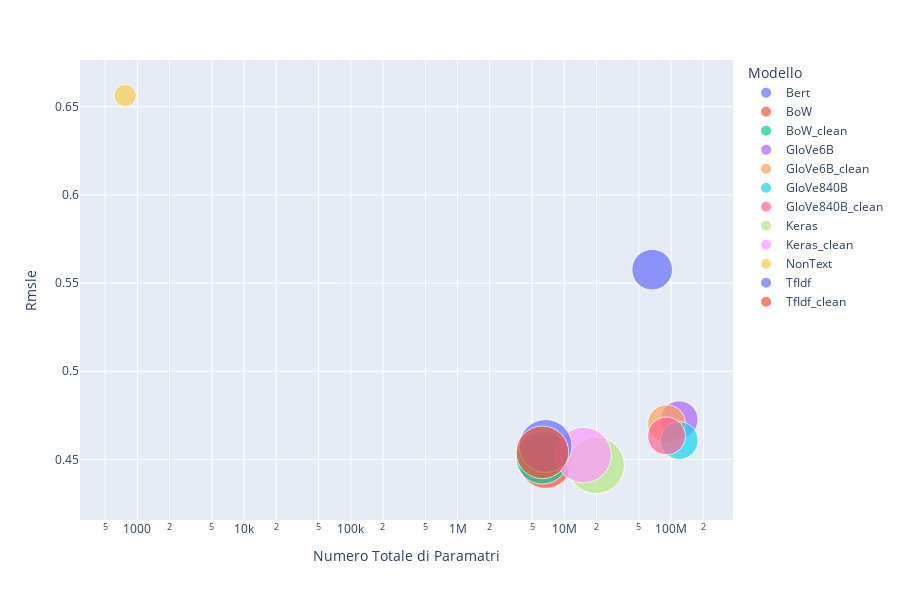

This figure's notebook cell:
### Code cell
fig = px.scatter(df, x="totparams", y="rmsle", size='trainparams_log2',
                 text=None, color="model", width=900, height=600,
                 log_x=True, log_y=False, size_max=40,
                 labels={
                     "totparams": "Numero Totale di Paramatri",
                     "rmsle": "Rmsle",
                     "model": "Modello"
                 },
                 #title="Rmsle in funzione del Numeri Totale Parametri Allenabili. La dimensione corrisponde ai Parametri Allenabili"
                )
#fig.update_layout(paper_bgcolor='rgba(0,0,0,0)',plot_bgcolor='rgba(0,0,0,0)')
#fig.update_traces(textposition='top center')
#fig.update_layout(showlegend=False)

# errore in funzione del numero di parametri trainabili (anche dimensione)

fig.show()

### Figure 1 — Plotly figure (JSON) as saved in the notebook; plotly's stock layout.template omitted (floating-point values rounded to 4 significant figures)
{"data": [{"hovertemplate": "Modello=Bert<br>Numero Totale di Paramatri=%{x}<br>Rmsle=%{y}<br>trainparams_log2=%{marker.size}<extra></extra>", "legendgroup": "Bert", "marker": {"color": "#636efa", "size": [146.4], "sizemode": "area", "sizeref": 0.1765, "symbol": "circle"}, "mode": "markers", "name": "Bert", "orientation": "v", "showlegend": true, "type": "scatter", "x": [66543009], "xaxis": "x", "y": [0.5576], "yaxis": "y"}, {"hovertemplate": "Modello=BoW<br>Numero Totale di Paramatri=%{x}<br>Rmsle=%{y}<br>trainparams_log2=%{marker.size}<extra></extra>", "legendgroup": "BoW", "marker": {"color": "#EF553B", "size": [246.9], "sizemode": "area", "sizeref": 0.1765, "symbol": "circle"}, "mode": "markers", "name": "BoW", "orientation": "v", "showlegend": true, "type": "scatter", "x": [6678049], "xaxis": "x", "y": [0.4486], "yaxis": "y"}, {"hovertemplate": "Modello=BoW_clean<br>Numero Totale di Paramatri=%{x}<br>Rmsle=%{y}<br>trainparams_log2=%{marker.size}<extra></extra>", "legendgroup": "BoW_clean", "marker": {"color": "#00cc96", "size": [244.7], "sizemode": "area", "sizeref": 0.1765, "symbol": "circle"}, "mode": "markers", "name": "BoW_clean", "orientation": "v", "showlegend": true, "type": "scatter", "x": [6225953], "xaxis": "x", "y": [0.451], "yaxis": "y"}, {"hovertemplate": "Modello=GloVe6B<br>Numero Totale di Paramatri=%{x}<br>Rmsle=%{y}<br>trainparams_log2=%{marker.size}<extra></extra>", "legendgroup": "GloVe6B", "marker": {"color": "#ab63fa", "size": [126.1], "sizemode": "area", "sizeref": 0.1765, "symbol": "circle"}, "mode": "markers", "name": "GloVe6B", "orientation": "v", "showlegend": true, "type": "scatter", "x": [119191497], "xaxis": "x", "y": [0.4725], "yaxis": "y"}, {"hovertemplate": "Modello=GloVe6B_clean<br>Numero Totale di Paramatri=%{x}<br>Rmsle=%{y}<br>trainparams_log2=%{marker.size}<extra></extra>", "legendgroup": "GloVe6B_clean", "marker": {"color": "#FFA15A", "size": [126.1], "sizemode": "area", "sizeref": 0.1765, "symbol": "circle"}, "mode": "markers", "name": "GloVe6B_clean", "orientation": "v", "showlegend": true, "type": "scatter", "x": [90674697], "xaxis": "x", "y": [0.4702], "yaxis": "y"}, {"hovertemplate": "Modello=GloVe840B<br>Numero Totale di Paramatri=%{x}<br>Rmsle=%{y}<br>trainparams_log2=%{marker.size}<extra></extra>", "legendgroup": "GloVe840B", "marker": {"color": "#19d3f3", "size": [126.1], "sizemode": "area", "sizeref": 0.1765, "symbol": "circle"}, "mode": "markers", "name": "GloVe840B", "orientation": "v", "showlegend": true, "type": "scatter", "x": [119191497], "xaxis": "x", "y": [0.4607], "yaxis": "y"}, {"hovertemplate": "Modello=GloVe840B_clean<br>Numero Totale di Paramatri=%{x}<br>Rmsle=%{y}<br>trainparams_log2=%{marker.size}<extra></extra>", "legendgroup": "GloVe840B_clean", "marker": {"color": "#FF6692", "size": [126.1], "sizemode": "area", "sizeref": 0.1765, "symbol": "circle"}, "mode": "markers", "name": "GloVe840B_clean", "orientation": "v", "showlegend": true, "type": "scatter", "x": [90674697], "xaxis": "x", "y": [0.4633], "yaxis": "y"}, {"hovertemplate": "Modello=Keras<br>Numero Totale di Paramatri=%{x}<br>Rmsle=%{y}<br>trainparams_log2=%{marker.size}<extra></extra>", "legendgroup": "Keras", "marker": {"color": "#B6E880", "size": [282.4], "sizemode": "area", "sizeref": 0.1765, "symbol": "circle"}, "mode": "markers", "name": "Keras", "orientation": "v", "showlegend": true, "type": "scatter", "x": [19871997], "xaxis": "x", "y": [0.4466], "yaxis": "y"}, {"hovertemplate": "Modello=Keras_clean<br>Numero Totale di Paramatri=%{x}<br>Rmsle=%{y}<br>trainparams_log2=%{marker.size}<extra></extra>", "legendgroup": "Keras_clean", "marker": {"color": "#FF97FF", "size": [273.3], "sizemode": "area", "sizeref": 0.1765, "symbol": "circle"}, "mode": "markers", "name": "Keras_clean", "orientation": "v", "showlegend": true, "type": "scatter", "x": [15119197], "xaxis": "x", "y": [0.4525], "yaxis": "y"}, {"hovertemplate": "Modello=NonText<br>Numero Totale di Paramatri=%{x}<br>Rmsle=%{y}<br>trainparams_log2=%{marker.size}<extra></extra>", "legendgroup": "NonText", "marker": {"color": "#FECB52", "size": [44.16], "sizemode": "area", "sizeref": 0.1765, "symbol": "circle"}, "mode": "markers", "name": "NonText", "orientation": "v", "showlegend": true, "type": "scatter", "x": [769], "xaxis": "x", "y": [0.6563], "yaxis": "y"}, {"hovertemplate": "Modello=TfIdf<br>Numero Totale di Paramatri=%{x}<br>Rmsle=%{y}<br>trainparams_log2=%{marker.size}<extra></extra>", "legendgroup": "TfIdf", "marker": {"color": "#636efa", "size": [246.9], "sizemode": "area", "sizeref": 0.1765, "symbol": "circle"}, "mode": "markers", "name": "TfIdf", "orientation": "v", "showlegend": true, "type": "scatter", "x": [6678049], "xaxis": "x", "y": [0.4576], "yaxis": "y"}, {"hovertemplate": "Modello=TfIdf_clean<br>Numero Totale di Paramatri=%{x}<br>Rmsle=%{y}<br>trainparams_log2=%{marker.size}<extra></extra>", "legendgroup": "TfIdf_clean", "marker": {"color": "#EF553B", "size": [244.7], "sizemode": "area", "sizeref": 0.1765, "symbol": "circle"}, "mode": "markers", "name": "TfIdf_clean", "orientation": "v", "showlegend": true, "type": "scatter", "x": [6225953], "xaxis": "x", "y": [0.454], "yaxis": "y"}], "layout": {"height": 600, "legend": {"itemsizing": "constant", "title": {"text": "Modello"}, "tracegroupgap": 0}, "margin": {"t": 60}, "width": 900, "xaxis": {"anchor": "y", "domain": [0, 1], "title": {"text": "Numero Totale di Paramatri"}, "type": "log"}, "yaxis": {"anchor": "x", "domain": [0, 1], "title": {"text": "Rmsle"}}}}
